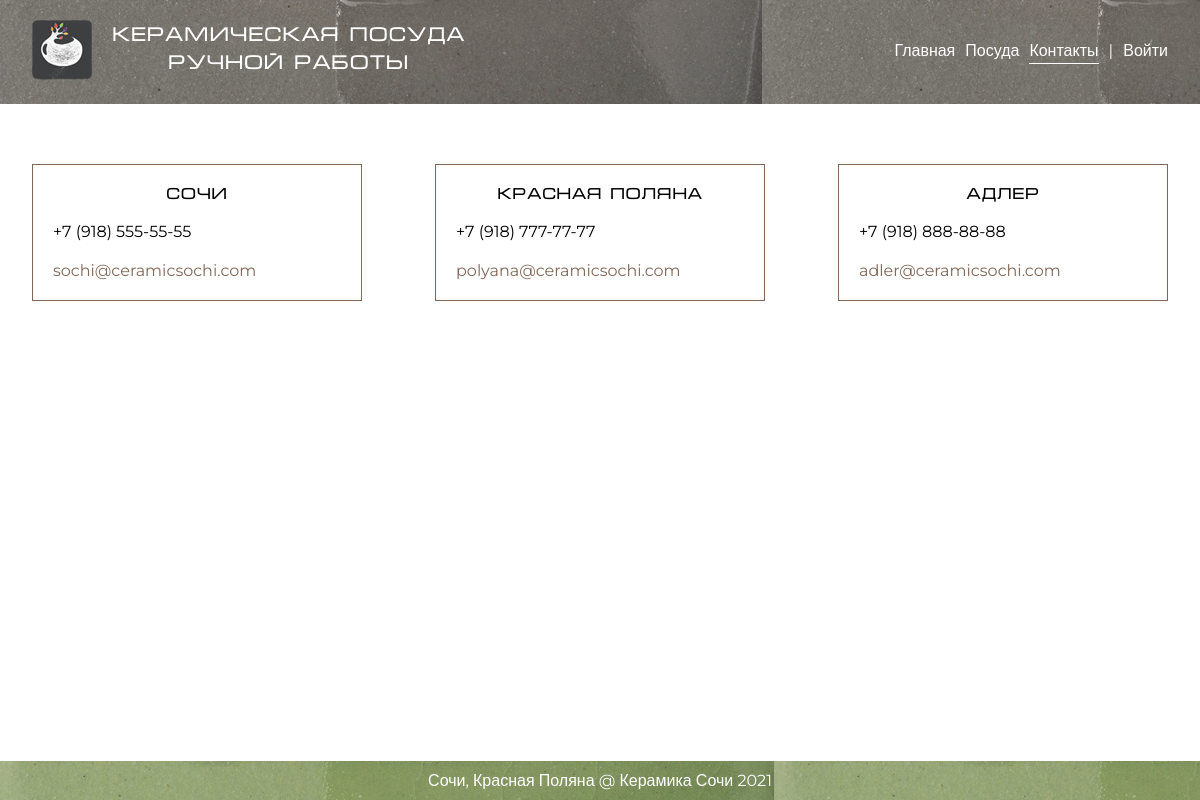
The page /contacts/ on the database as committed earlier.
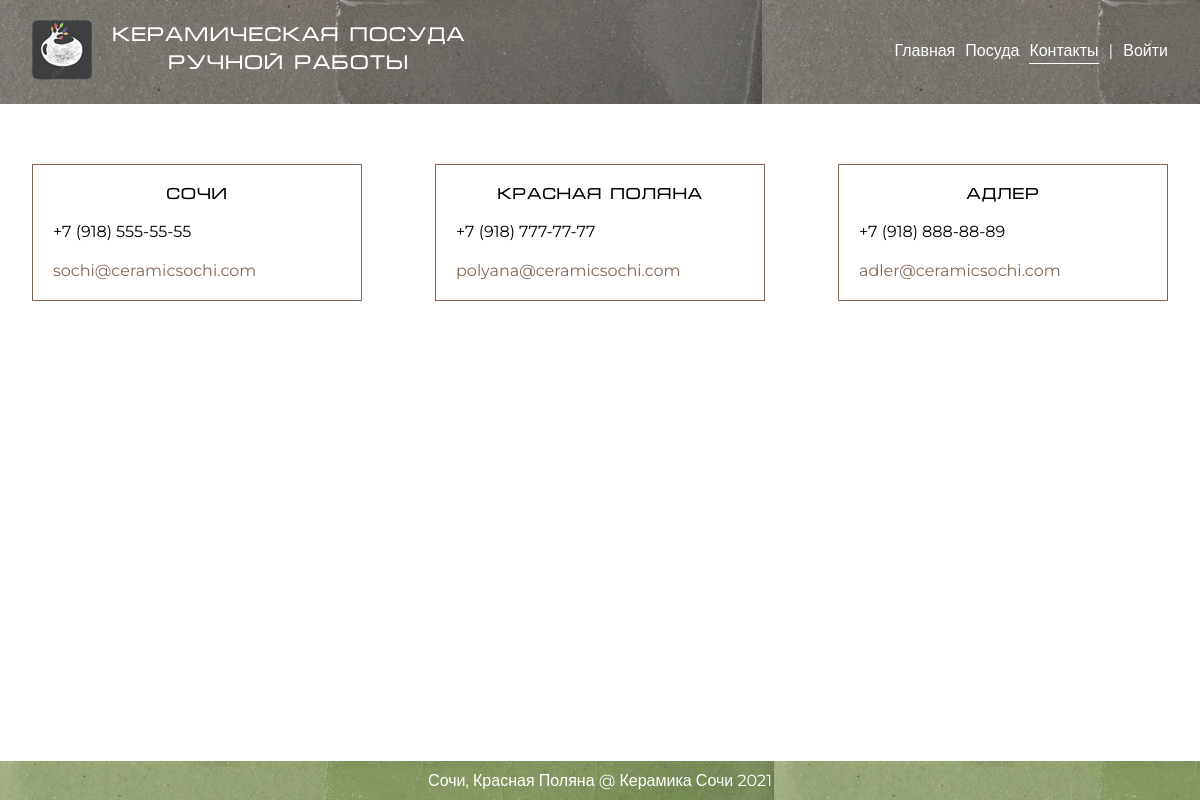
The same page on the database as committed later.
### mainapp/models.py (models this page shows, shortened)
class Contact(models.Model):
    city = models.CharField(verbose_name='город', max_length=64)
    phone = models.CharField(verbose_name='телефон', max_length=20)
    email = models.EmailField(verbose_name='email', max_length=254)
    is_active = models.BooleanField(verbose_name='активный', default=1)

### mainapp/views.py (the view)
# urls.py: path('contacts/', adminapp.ContactListView.as_view(), name='contacts'),
def contacts(request):
    items = Contact.objects.filter(is_active=True).order_by('pk')
    context = {
        'page_title': 'контакты',
        'contacts': items,
        'main_path': main_path(request),
        'basket': get_basket(request)
    }
    return render(request, 'mainapp/contacts.html', context)

### mainapp/templatetags/my_tags.py (called while the page is built)
@register.filter()
def email_link(email):
    return mark_safe(f'<a href="mailto:{email}">{email}</a>')

### mainapp/views.py (called while the page is built)
def get_basket(request):
    return request.user.is_authenticated and request.user.basket.all() or []

def main_path(request):
    return ':'.join(request.resolver_match.namespaces) + ':' + request.resolver_match.url_name

### mainapp/templates/mainapp/contacts.html
{% extends 'mainapp/base.html' %}
{% load static %}
{% load my_tags %}
{% block content %}
    <div class="contacts-container">
            {% for contact in contacts %}
                <div class="item-container">
                    <div class="city">{{ contact.city }}</div>
                    <div class="phone">{{ contact.phone }}</div>
                    <div class="email">{{ contact.email|email_link }}</div>
                </div>
            {% endfor %}
    </div>
{% endblock %}

Rows that differ between the two databases and show on the page:
changed Contact "Адлер": phone "+7 (918) 888-88-88" → "+7 (918) 888-88-89"
